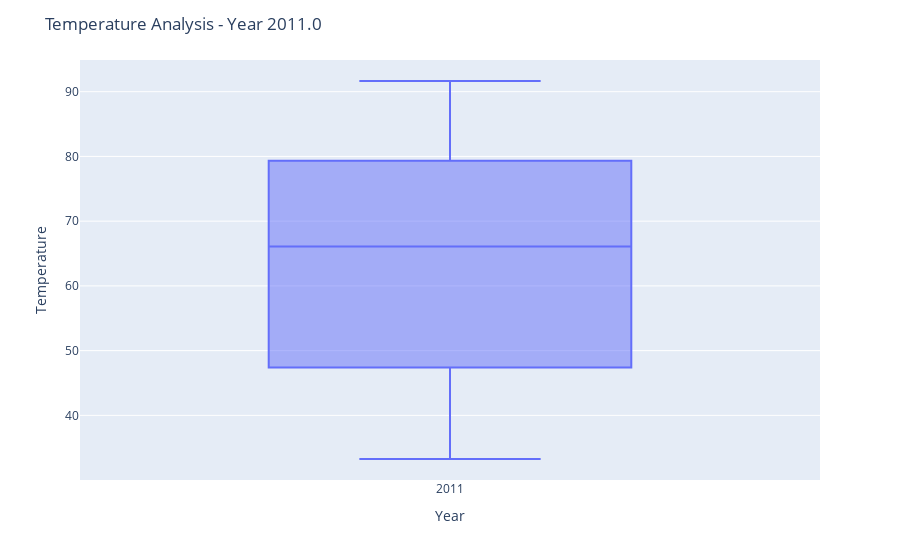

Source (notebook cell):
### Markdown cell above
### Temperature

### Code cell
import plotly.express as px

# List unique value in 'Year' column
unique_years = df['Year'].unique()

# For loop to create the graph for each year
for year in unique_years:
    # Filter data for the given year
    filtered_data = df[df['Year'] == year]
    
    # Create chart
    fig = px.box(filtered_data, x='Year', y='Temperature')
    
    # Set options
    fig.update_layout(
        title=f'Temperature Analysis - Year {year}',     
    )
    
    # Afficher le graphique
    fig.show()

### Figure 1 — Plotly figure (JSON) as saved in the notebook; plotly's stock layout.template omitted (floating-point values rounded to 4 significant figures)
{"data": [{"alignmentgroup": "True", "hovertemplate": "Year=%{x}<br>Temperature=%{y}<extra></extra>", "legendgroup": "", "marker": {"color": "#636efa"}, "name": "", "notched": false, "offsetgroup": "", "orientation": "v", "showlegend": false, "type": "box", "x": [2011, 2011, 2011, 2011, 2011, 2011, 2011, 2011, 2011, 2011, 2011, 2011, 2011, 2011, 2011, 2011, 2011, 2011, 2011, 2011, 2011, 2011, 2011, 2011, 2011, 2011, 2011, 2011, 2011, 2011, 2011, 2011], "x0": " ", "xaxis": "x", "y": [59.61, 42.38, 69.8, 82.92, 36.61, 50.13, 77.38, 43.95, null, 33.26, 80.19, null, 81.85, 60.71, 57.6, 91.65, 41.76, 63.6, null, 36.44, 62.25, 44.69, 78.47, 89.42, null, 68.26, 63.91, 75.95, 82.84, 84.59, 74.24, 75.54], "y0": " ", "yaxis": "y"}], "layout": {"boxmode": "group", "legend": {"tracegroupgap": 0}, "margin": {"t": 60}, "title": {"text": "Temperature Analysis - Year 2011.0"}, "xaxis": {"anchor": "y", "domain": [0, 1], "title": {"text": "Year"}}, "yaxis": {"anchor": "x", "domain": [0, 1], "title": {"text": "Temperature"}}}}
